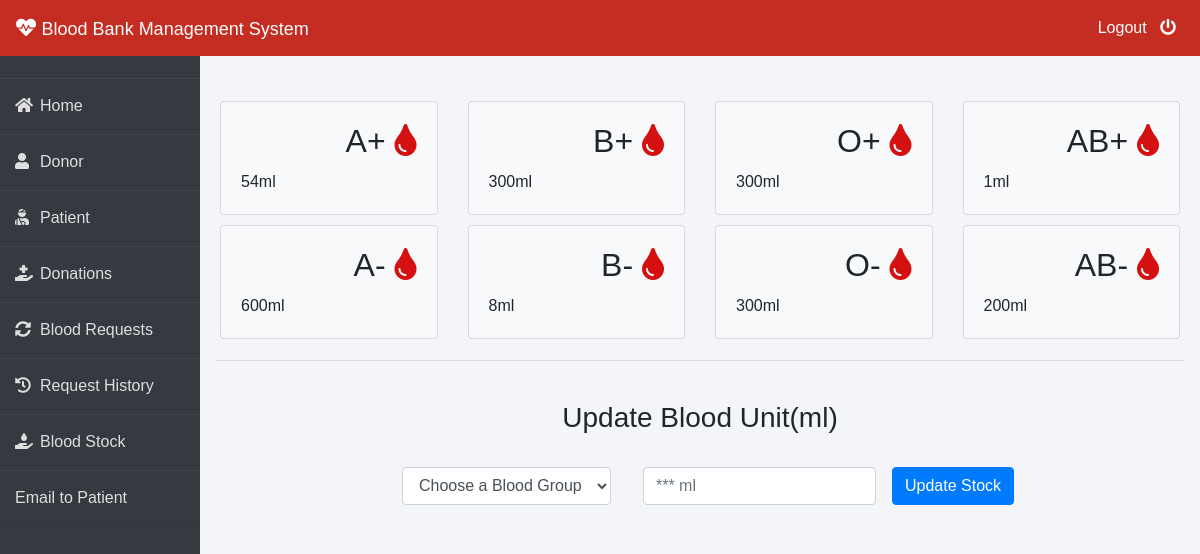
The page /admin-blood (signed in) on the database its author committed.
### blood/models.py (models this page shows, shortened)
class Stock(models.Model):
    bloodgroup=models.CharField(max_length=10)
    unit=models.PositiveIntegerField(default=0)

### blood/views.py (the view, shortened to what this page needs)
# urls.py: path('admin-blood', views.admin_blood_view,name='admin-blood'),
@login_required(login_url='adminlogin')
def admin_blood_view(request):
    dict={
        'bloodForm':forms.BloodForm(),
        'A1':models.Stock.objects.get(bloodgroup="A+"),
        'A2':models.Stock.objects.get(bloodgroup="A-"),
        'B1':models.Stock.objects.get(bloodgroup="B+"),
        'B2':models.Stock.objects.get(bloodgroup="B-"),
        'AB1':models.Stock.objects.get(bloodgroup="AB+"),
        'AB2':models.Stock.objects.get(bloodgroup="AB-"),
        'O1':models.Stock.objects.get(bloodgroup="O+"),
        'O2':models.Stock.objects.get(bloodgroup="O-"),
    }
    return render(request,'blood/admin_blood.html',context=dict)

### blood/forms.py
class BloodForm(forms.ModelForm):
    class Meta:
        model=models.Stock
        fields=['bloodgroup','unit']

### templates/blood/admin_blood.html (shortened to what this page needs)
{% extends 'blood/adminbase.html' %}
{% block content %}
{% load widget_tweaks %}
<br><br>
<div class="container">
    <div class="row">
      <div class="col-sm-3">
        <div class="card bg-light">
          <div class="card-body">
              <div class="blood">
                  <h2>A+ <i class="fas fa-tint"></i></h2>
              </div><br><br>
              <div>
                  {{A1.unit}}ml
              </div>
          </div>
        </div>
      </div>
      <div class="col-sm-3">
          <div class="card bg-light">
              <div class="card-body">
                  <div class="blood">
                      <h2>B+ <i class="fas fa-tint"></i></h2>
                  </div><br><br>
                  <div>
                    {{B1.unit}}ml
                  </div>
              </div>
            </div>
      </div>
      <div class="col-sm-3">
          <div class="card bg-light">
              <div class="card-body">
                  <div class="blood">
                      <h2>O+ <i class="fas fa-tint"></i></h2>
                  </div><br><br>
                  <div>
                    {{O1.unit}}ml
                  </div>
              </div>
            </div>
        </div>
        <div class="col-sm-3">
          <div class="card bg-light">
              <div class="card-body">
                  <div class="blood">
                      <h2>AB+ <i class="fas fa-tint"></i></h2>
                  </div><br><br>
                  <div>
                    {{AB1.unit}}ml
                  </div>
              </div>
            </div>
        </div>
    </div>
    <div class="row">
      <div class="col-sm-3">
        <div class="card bg-light">
          <div class="card-body">
              <div class="blood">
                  <h2>A- <i class="fas fa-tint"></i></h2>
              </div><br><br>
              <div>
                {{A2.unit}}ml
              </div>
          </div>
        </div>
      </div>
      <div class="col-sm-3">
          <div class="card bg-light">
              <div class="card-body">
                  <div class="blood">
                      <h2>B- <i class="fas fa-tint"></i></h2>
                  </div><br><br>
                  <div>
                    {{B2.unit}}ml
                  </div>
              </div>
            </div>
      </div>
      <div class="col-sm-3">
          <div class="card bg-light">
              <div class="card-body">
                  <div class="blood">
                      <h2>O- <i class="fas fa-tint"></i></h2>
                  </div><br><br>
                  <div>
                    {{O2.unit}}ml
                  </div>
              </div>
            </div>
        </div>
        <div class="col-sm-3">
          <div class="card bg-light">
              <div class="card-body">
                  <div class="blood">
                      <h2>AB- <i class="fas fa-tint"></i></h2>
                  </div><br><br>
                  <div>
                    {{AB2.unit}}ml
                  </div>
              </div>
            </div>
        </div>
    </div>
<hr>
<br>
<h3 class="text-center">Update Blood Unit(ml)</h3><br>
<div class="xyz">
    <form class="form-inline" method="POST">
        <div class="form-group mx-sm-3 mb-6">
            <select name="bloodgroup" class="form-control">
                <option disabled="disabled" selected="selected">Choose a Blood Group</option>
            </select>
          </div>
        <div class="form-group mx-sm-3 mb-6">
          <input type="number" class="form-control" name="unit" placeholder="*** ml">
        </div>
        <button type="submit" class="btn btn-primary">Update Stock</button>
      </form>
</div>
</div>
{% endblock content %}

### templates/blood/adminbase.html (style rules this page uses)
.row { padding: 5px; }
.fa-tint { color: #d41010 }
.blood { float: right; }
.xyz { color: blue; font-size: 3ex; }
* { margin: 0; padding: 0; box-sizing: border-box; list-style: none; text-decoration: none; font-family: 'Josefin Sans', sans-serif; }
body { background-color: #f3f5f9; }

### templates/blood/admin_blood.html (style rules this page uses)
.xyz { display: table; margin-right: auto; margin-left: auto; }

### rows shown on the page
Stock: unit "54"
Stock: unit "300"
Stock: unit "300"
Stock: unit "1"
Stock: unit "600"
Stock: unit "8"
Stock: unit "300"
Stock: unit "200"
